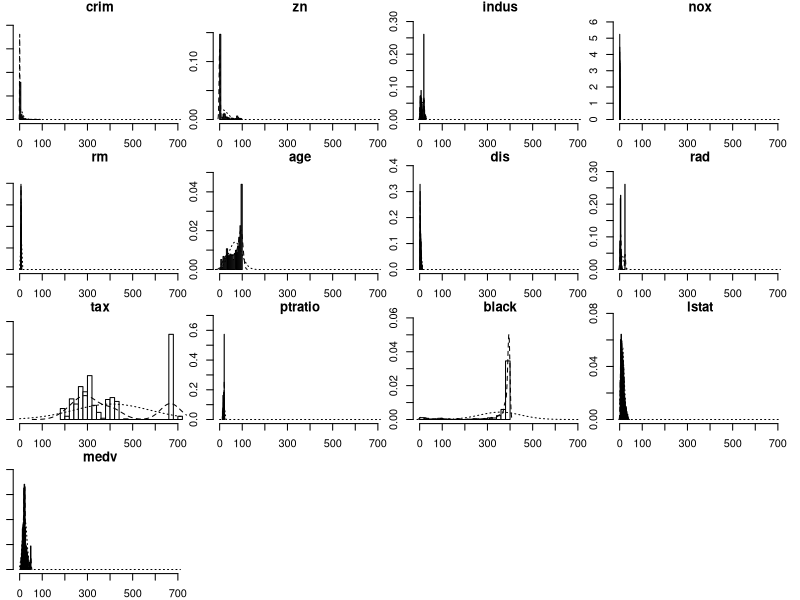
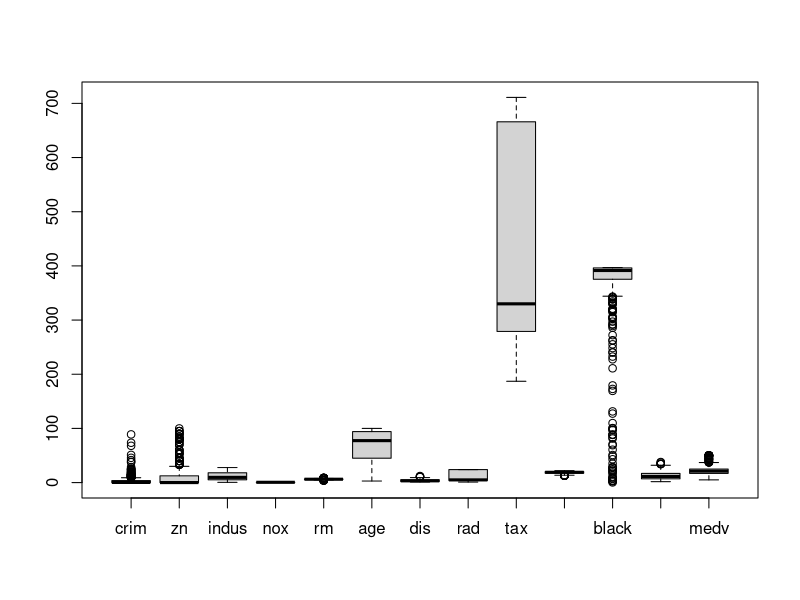
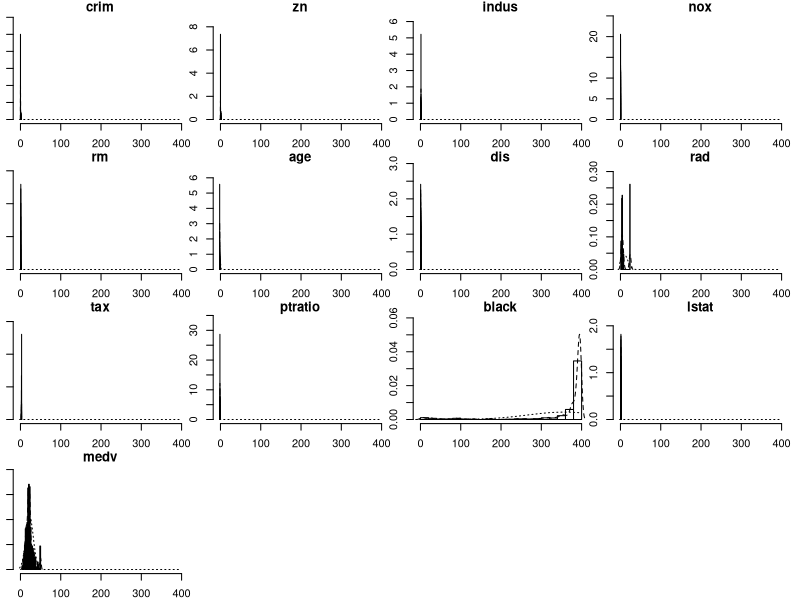
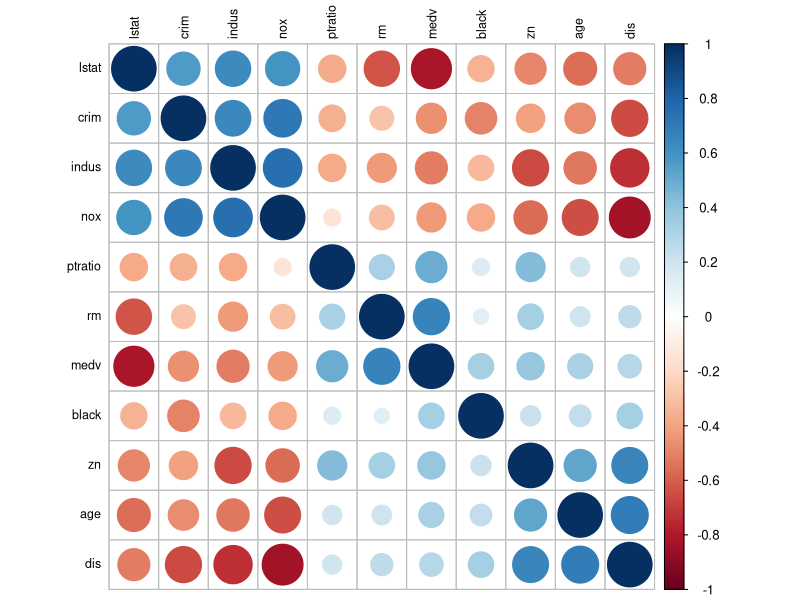
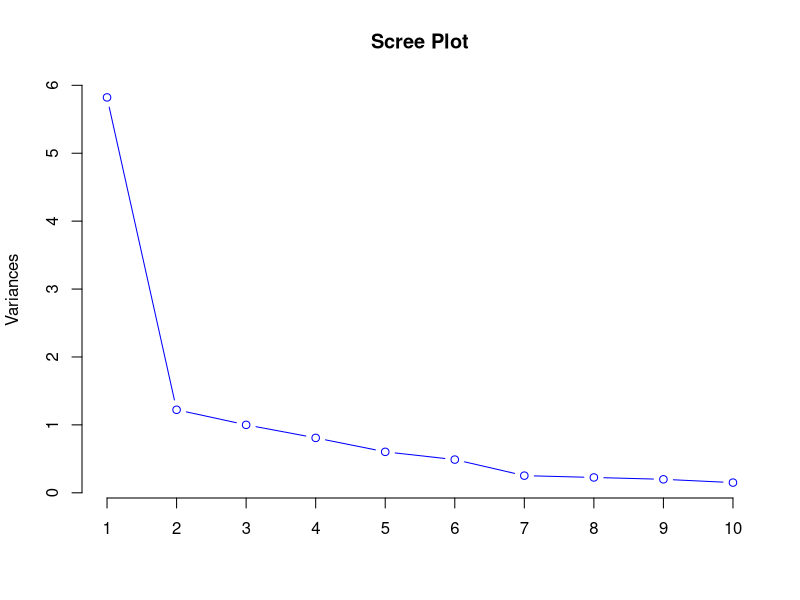
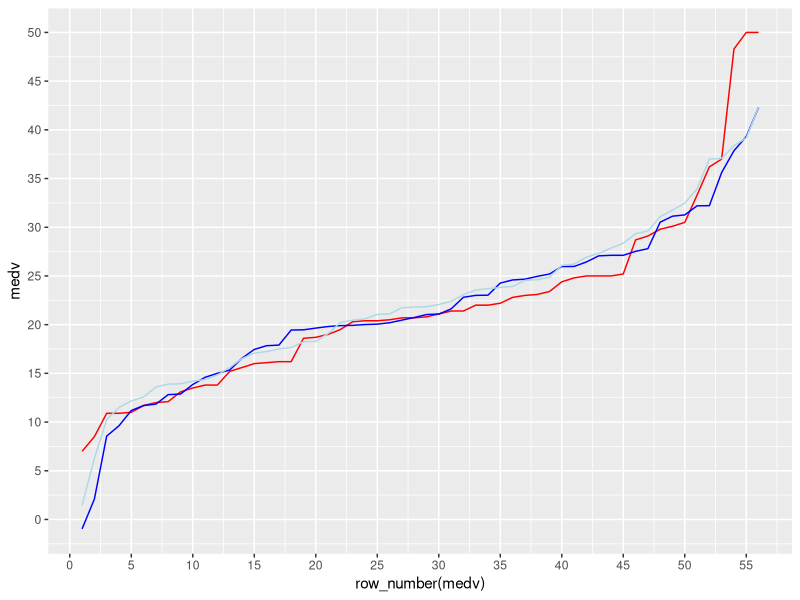
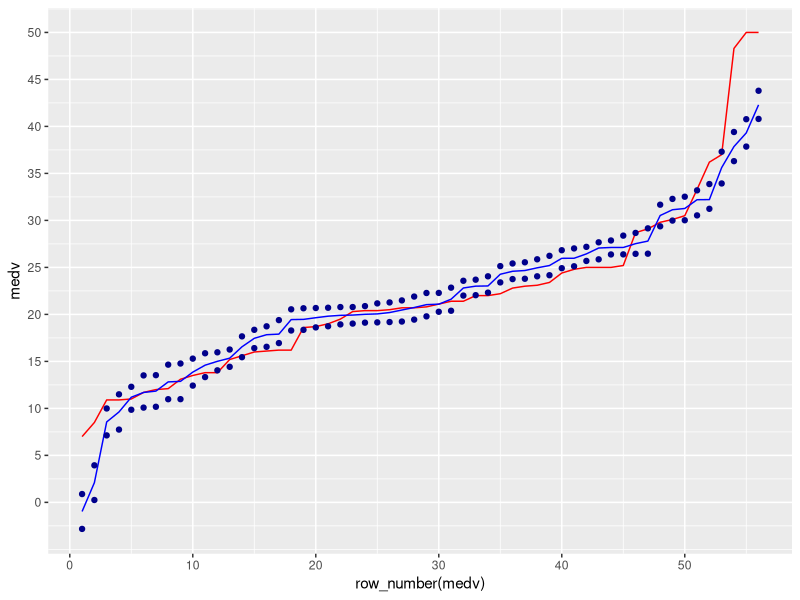

Recreate these plots in R, in order.
library(MASS)
library(psych)
library(dplyr)
library(car)
library(corrplot)
library(ggplot2)
library(reshape2)

# Exploratory Data Analysis
head(Boston)
dim(Boston)
str(Boston)

# Take a copy of the Boston data set and start to manipuate it
cBoston <- Boston
size <- nrow(cBoston)
# ignore chas as stated by the 
cBoston <- cBoston[,-4]

# Crim, Zn, Indus, nox, rm, dis, tax, lstat are positively skewed
# age, ptratio, black are negatively skewed
# Outliers exists in crim, zn, chas, black
summary(cBoston)
describe(cBoston)
multi.hist(cBoston)
boxplot(cBoston)

# Can treat skew with the following transformations:
#   Positive Skew: log10(1+x), Negative Skew: -log10(1+abs(x))
for(i in c(1,2,3,4,5,7,9,12)) {
  cBoston[,i] <- log10(1+cBoston[,i])
}

for(i in c(6,10)) {
  cBoston[,i] <- -log10(1+abs(cBoston[,i]))
}
describe(cBoston)
multi.hist(cBoston)

# We can scale the data as the variances are widely different
names(cBoston)
var(cBoston[,-c(8, 13)])
medv <- cBoston$medv
rad <- cBoston$rad
cBoston <- data.frame(scale(cBoston[,-c(8, 13)]))
cBoston$medv <- medv
cBoston$rad <- rad

# lets split the data into train & test
set.seed(1000)
indexes = sample(size,450) 
train = cBoston[indexes,]
test = cBoston[-indexes,]

# Removing dataset from memory
rm(cBoston)

# Variables are correlated
# Justify for a dimension reduction technique
names(train)
r <- round(cor(train[,-c(8,13)]),2)
corrplot(r, order = "hclust", tl.col='black', tl.cex=.75) 


# Some of the variables are highly significant
# age & indus can be omitted from linear regression
lm <- lm(train$medv~., train)
summary(lm)
# Ideally we can remove variables one by one by using variable inflation factor but we shall use PCA & Factor Analysis for the same
vif(lm)

# Predict using the linear regression equation
pMedv_lm <- predict(lm, test, interval = "confidence")

# RMSE - Root mean square error to determine the accuracy of the model
rmseLMwithTrain <- sqrt( sum( ((lm$fitted.values - train$medv)^2) ) / nrow(train) )
rmseLMwithTest <- sqrt( sum( ((pMedv_lm[,1] - test$medv)^2) ) / nrow(test) )

rmseLMwithTest

# 3 PCs explain 75% of the variation and including those which have variances > 1
names(train)
pcs <- prcomp(train[,-c(12,13)], scale = FALSE)
summary(pcs)
pcs$rotation
plot(pcs, type="l", main="Scree Plot", col="blue")

# Factor Analysis
noRotation <- principal(train[,-c(12,13)], nfactors=4, rotate="none")
noRotation

# Increasing the factors to five as the grouping does not seem right and we would like to cover at least 87% of the variation
# Factor 1: City Outskirts (RC1)
# - indus: proportion of non-retail business acres per town
# - nox: nitrogen oxides concentration (parts per 10 million).
# + zn: proportion of residential land zoned for lots over 25,000 sq.ft.
# + age: proportion of owner-occupied units built prior to 1940
# + dis: weighted mean of distances to five Boston employment centres

# Factor 2: High Alert Zone (RC5)
# crim: per capita crime rate by town
# tax: full-value property-tax rate per \$10,000

# Factor 3: Small Dwellings (RC2)
# rm: average number of rooms per dwelling
# lstat: lower status of the population (percent)

# Factor 4: High Pupil-Teacher Ratio (RC4)
# ptratio: pupil-teacher ratio by town

# Factor 5: High Black Population (RC3)
# Black: 1000(Bk - 0.63)^2 where Bk is the proportion of blacks by town

# Le's use factory analysis with varimax rotation to understand which dimension can be grouped to-gether
variMaxRotation <- principal(train[,-c(12,13)], nfactors=5, rotate="varimax")
variMaxRotation
round(cov(variMaxRotation$scores),2)

names(train)
train <- data.frame(train, variMaxRotation$scores)

# create model based on factors
colnames(train)
fLM <- lm(train$medv~., train[,c(12:18)])
summary(fLM)

# Prepare the test data with Factor Weights
colNames <- colnames(variMaxRotation$weights)
colNames
for (i in colNames) {
  test[,i] <- variMaxRotation$weights[1,i] * test$crim +
    variMaxRotation$weights[2,i] * test$zn +
    variMaxRotation$weights[3,i] * test$indus +
    variMaxRotation$weights[4,i] * test$nox +
    variMaxRotation$weights[5,i] * test$rm +
    variMaxRotation$weights[6,i] * test$age +
    variMaxRotation$weights[7,i] * test$dis +
    variMaxRotation$weights[8,i] * test$tax +
    variMaxRotation$weights[9,i] * test$ptratio +
    variMaxRotation$weights[10,i] * test$black +
    variMaxRotation$weights[11,i] * test$lstat
}
names(test)
pMedv_flm <- predict(fLM, test[,c(13:18)],interval = "confidence")

rmseFactorswithTrain <- sqrt( sum( ((fLM$fitted.values - train$medv)^2) ) / nrow(train) )
rmseFactorswithTest <- sqrt( sum( ((pMedv_flm[,1] - test$medv)^2) ) / nrow(test) )

"R^2 for linear regression and linear regression by using factor"
summary(lm)
summary(fLM)

"RMSE without PC:"
rmseLMwithTrain
rmseLMwithTest

"RMSE with Facors:"
rmseFactorswithTrain
rmseFactorswithTest

actual.predicted.test <- data.frame(medv = test$medv, 
                                         pMedv.f = pMedv_flm[,1],
                                         pMedv.wf = pMedv_lm[,1],
                                         pMedv_lw = pMedv_flm[,2], 
                                         pMedv_up = pMedv_flm[,3]) 

# Compare the actual vs predicted with factors and without factors
ggplot(data = actual.predicted.test) + 
  geom_line(aes(x = row_number(medv), y = medv), colour = "Red") +
  geom_line(aes(x = row_number(pMedv.f), y = pMedv.f), colour = "Blue") +
  geom_line(aes(x = row_number(pMedv.wf), y = pMedv.wf), colour = "Light Blue") +
  scale_x_continuous(breaks = seq(0,200, 5)) + 
  scale_y_continuous(breaks = seq(0,100, 5))

# Confidence Interval of actual vs predicted (fit, upper and lower limit)
ggplot(data = actual.predicted.test) + 
  geom_line(aes(x = row_number(medv), y = medv), colour = "Red") +
  geom_line(aes(x = row_number(pMedv.f), y = pMedv.f), colour = "Blue") +
  geom_point(aes(x = row_number(pMedv_lw), y = pMedv_lw), colour = "Dark Blue") +
  geom_point(aes(x = row_number(pMedv_up), y = pMedv_up), colour = "Dark Blue") +
  scale_x_continuous(breaks = seq(0,100, 10)) +
  scale_y_continuous(breaks = seq(0,100, 5))


